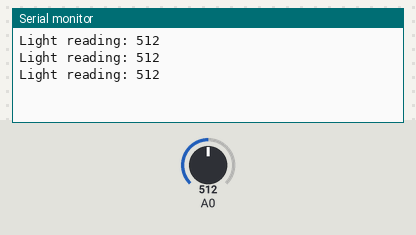
A sketch run on a simulated Arduino Uno, built with avr-gcc and run on an emulated ATmega328P. Parts: the last lines printed to the serial monitor. The test bench sets the inputs (shaded band); at power-on: A0 = 512.

Above: at 1.3 s.
1.4 s: A0 set to 716
At 1.9 s:
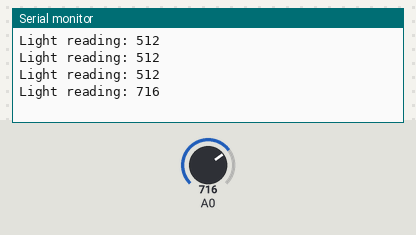
2.9 s: A0 set to 900
At 3.3 s:
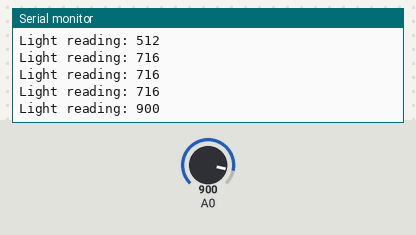
Timing chart, 0 to 5.9 s (numbered marks = the images above; inputs shaded):
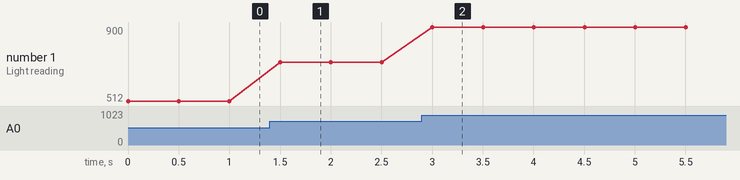

Measured:
- after the input at 1.4 s, the serial monitor: prints a new line after 0.10 s (image 1)
- after the input at 2.9 s, the serial monitor: prints a new line after 0.10 s (image 2)
- plotted number 1: 512 → 716 after the input at 1.4 s, 716 → 900 after the input at 2.9 s

The sketch:

01_LDR.ino
```cpp
void setup() {
  Serial.begin(9600);
}

void loop() {
  int light = analogRead(A0);
  Serial.print("Light reading: ");
  Serial.println(light);
  delay(500);
}
```
